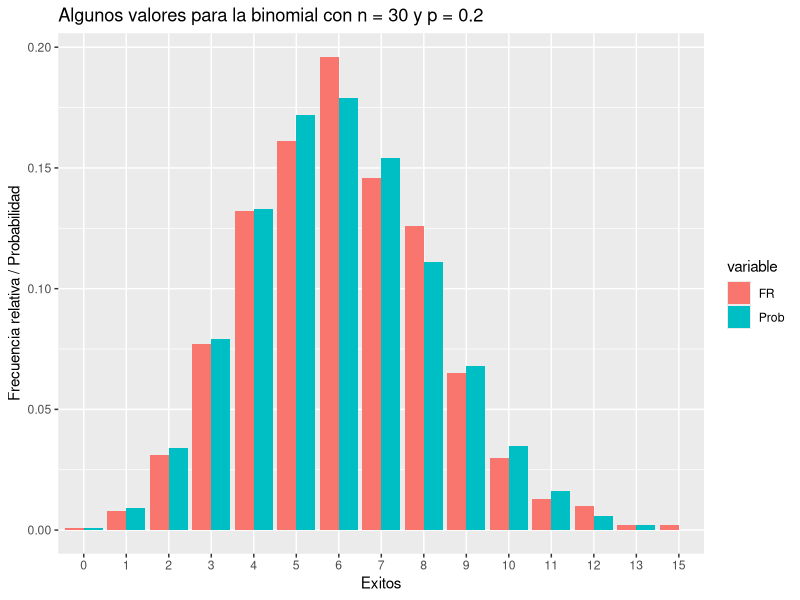
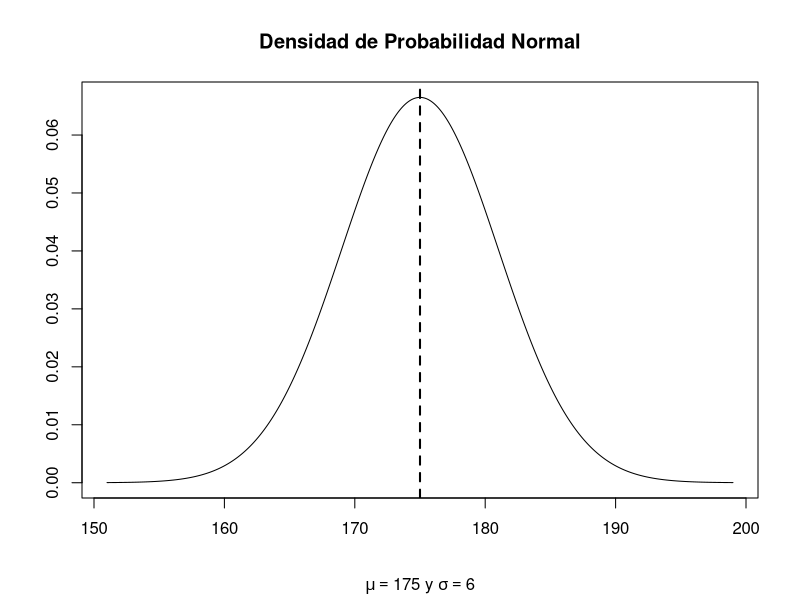
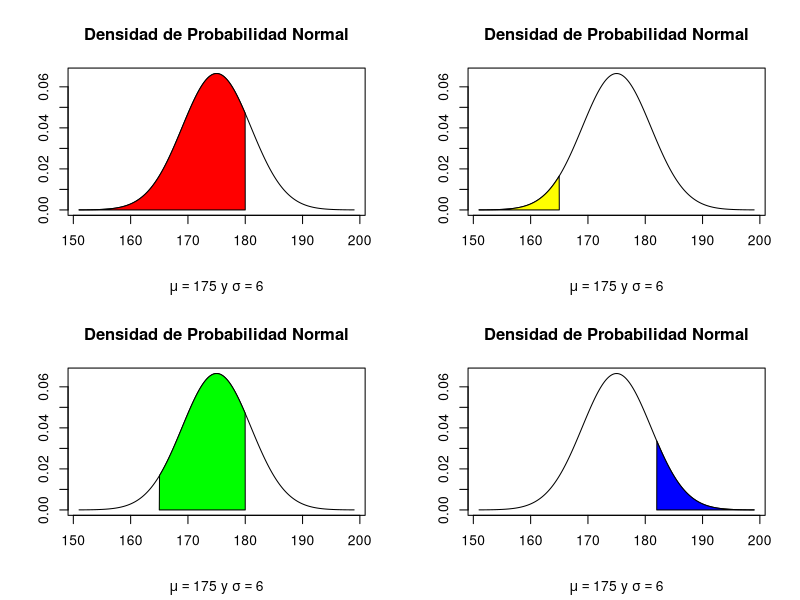
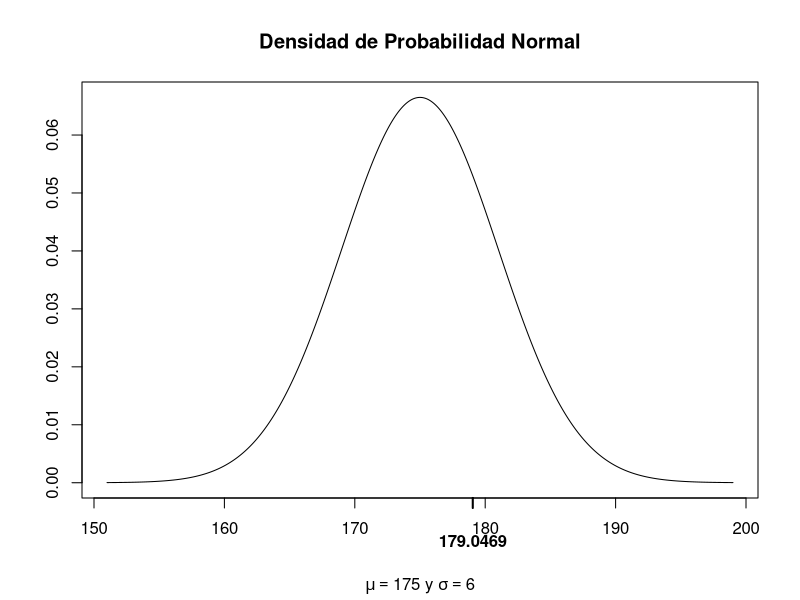
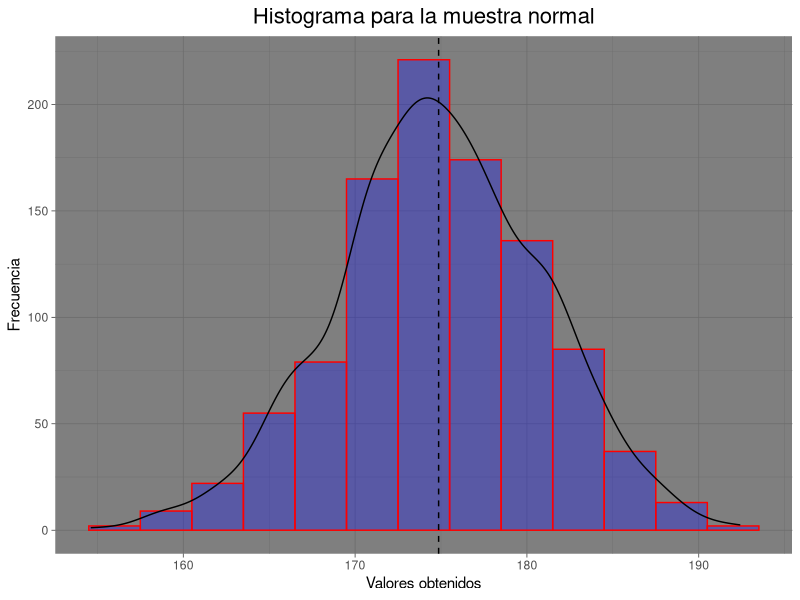
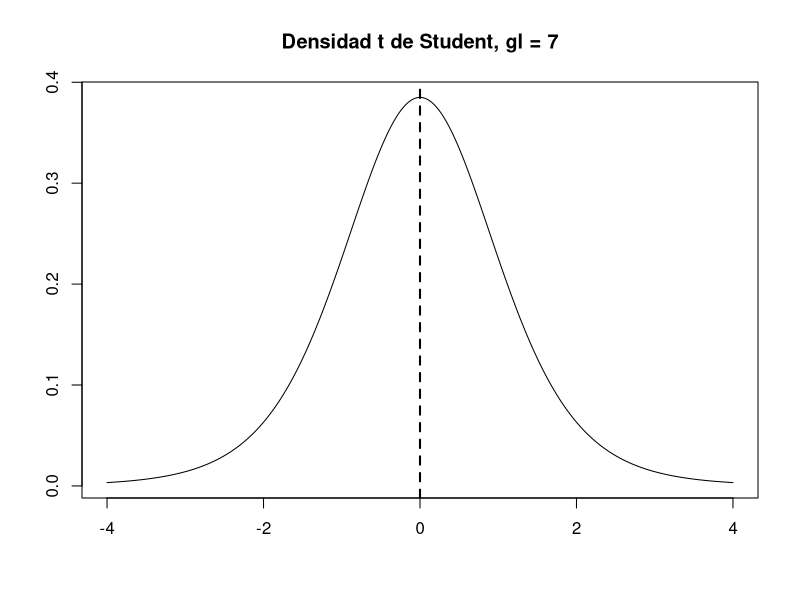
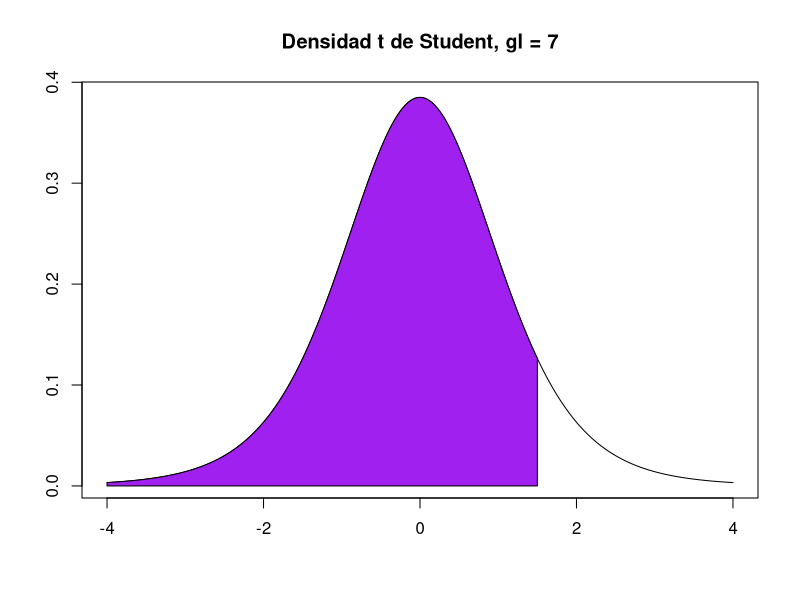
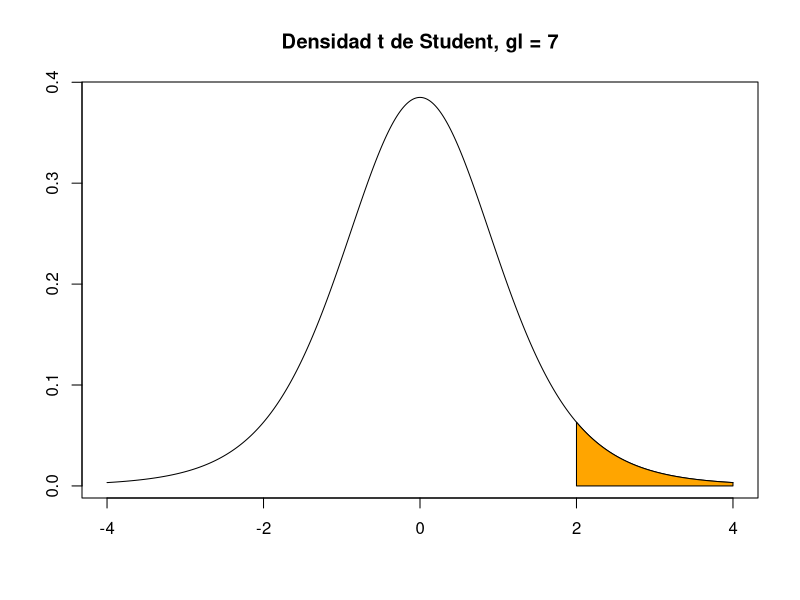

The R source for these figures, in order:
# Distribuciones binomial, normal y t de Student

library(ggplot2)
library(reshape2)

# Distribución binomial

# En `R` para calcular valores de las funciones de probabilidad, distribución 
# o cuantiles de la distribución binomial (discreta), usamos las funciones dbinom,
# pbinom y  qbinom respectivamente. Para generar muestras aleatorias de esta
# distribución utilizamos la función rbinom.

# Consideremos un experimento binomial con n = 30 pruebas 
# idénticas e independientes, en donde la probabilidad de éxito en cada prueba
# es p = 0.2 (parámetros n = 30 y p = 0.2)

#### Función de probabilidad

# Para obtener P(X = 20), es decir, la probabilidad de observar
# 20 éxitos exactamente, en `R` ejecutamos

dbinom(x = 20, size = 30, prob = 0.2)

#### Función de distribución

# Para obtener P(X <= 20), es decir, la probabilidad de observar
# a lo más 20 éxitos, en `R` corremos

pbinom(q = 20, size = 30, prob = 0.2)

# Para encontrar el valor más pequeño b tal que P(X <= b) >= 0.35,
# es decir, el cuantil de orden 0.35, usamos

#### Cuantiles

qbinom(p = 0.35, size = 30, prob = 0.2) # b = 5

pbinom(q = 4, size = 30, prob = 0.2) # P(X <= 4) = 0.2552 < 0.35
pbinom(q = 5, size = 30, prob = 0.2) # P(X <= 5) = 0.4275 >= 0.35
pbinom(q = 6, size = 30, prob = 0.2) # P(X <= 6) = 0.6070 >= 0.35

#### Muestras aleatorias

# Para obtener una muestra aleatoria de tamaño n = 1000, de la
# distribución binomial con parámetros como especificamos,
# hacemos

set.seed(4857) # Establecemos una semilla, para poder reproducir la muestra en el futuro
muestra <- rbinom(n = 1000, size = 30, prob = 0.2)
length(muestra); muestra[1:3]

# Podemos observar las frecuencias absolutas de los distintos valores
# obtenidos

as.data.frame(table(muestra))

# También podemos observar las frecuencias relativas

(df1 <- as.data.frame(table(muestra)/length(muestra)))

valg <- as.character(df1$muestra) # distintos valores generados por rbinom
(valg <- as.numeric(valg)) # Convertimos a números

# Las frecuencias relativas son muy parecidas a las siguientes probabilidades

(v1 <- round(sapply(valg, dbinom, size = 30, p = 0.2), 3))

# Combinamos df1 y v1 en un único data frame

(df2 <- cbind(df1, v1))
(names(df2) <- c("Exitos", "FR", "Prob"))

(df2 <- melt(df2)) # función del paquete reshape2

# Las frecuencias relativas son muy parecidas a las probabilidades.

ggplot(df2, aes(x = Exitos, y = value, fill = variable)) + 
  geom_bar (stat="identity", position = "dodge") + # Funciones del paquete ggplot2
  labs(y = "Frecuencia relativa / Probabilidad", 
       title = "Algunos valores para la binomial con n = 30 y p = 0.2")

# Distribución normal

# En `R` para calcular valores de las funciones de densidad, distribución 
# o cuantiles de la distribución normal (continua), usamos las funciones dnorm,
# pnorm y  qnorm respectivamente. Para generar muestras aleatorias de esta
# distribución utilizamos la función rnorm.

# Consideremos una variable aleatoria (v.a.) X que se distribuye como normal
# con media 175 y desviación estándar 6 (parámetros mu = 175 y sigma = 6)

#### Función de densidad

x <- seq(-4, 4, 0.01)*6 + 175 # Algunos posibles valores que puede tomar la v.a. X (mínimo: mu-4sigma, máximo: mu+4sigma)
y <- dnorm(x, mean = 175, sd = 6) # Valores correspondientes de la función de densidad de probabilidad

plot(x, y, type = "l", xlab = "", ylab = "")
title(main = "Densidad de Probabilidad Normal", sub = expression(paste(mu == 175, " y ", sigma == 6)))
abline(v = 175, lwd = 2, lty = 2) # La media es 175 

#### Función de distribución

# Para obtener P(X <= 180), es decir, la probabilidad de que X tome un valor
# menor o igual a 180, ejecutamos

pnorm(q = 180, mean = 175, sd = 6)

par(mfrow = c(2, 2))
# Observemos la región que corresponde a esta probabilidad en la siguiente gráfica en color rojo

plot(x, y, type = "l", xlab = "", ylab = "")
title(main = "Densidad de Probabilidad Normal", sub = expression(paste(mu == 175, " y ", sigma == 6)))

polygon(c(min(x), x[x<=180], 180), c(0, y[x<=180], 0), col="red")

# Para obtener P(X <= 165), es decir, la probabilidad de que X tome un valor
# menor o igual a 165, ejecutamos

pnorm(q = 165, mean = 175, sd = 6)

# Observemos la región que corresponde a esta probabilidad en la siguiente gráfica en color amarillo

plot(x, y, type = "l", xlab = "", ylab = "")
title(main = "Densidad de Probabilidad Normal", sub = expression(paste(mu == 175, " y ", sigma == 6)))

polygon(c(min(x), x[x<=165], 165), c(0, y[x<=165], 0), col="yellow")

# Para obtener P(165 <= X <= 180), es decir, la probabilidad de que X tome un valor
# mayor o igual a 165 y menor o igual a 180, debemos correr

pnorm(q = 180, mean = 175, sd = 6) - pnorm(q = 165, mean = 175, sd = 6)

# Observemos la región que corresponde a esta probabilidad en la siguiente gráfica en color verde

plot(x, y, type = "l", xlab="", ylab="")
title(main = "Densidad de Probabilidad Normal", sub = expression(paste(mu == 175, " y ", sigma == 6)))

polygon(c(165, x[x>=165 & x<=180], 180), c(0, y[x>=165 & x<=180], 0), col="green")

# Para obtener P(X >= 182), es decir, la probabilidad de que X tome un valor
# mayor o igual a 182, una alternativa es 

pnorm(q = 182, mean = 175, sd = 6, lower.tail = FALSE)

# Observemos la región que corresponde a esta probabilidad en la siguiente gráfica en color azul

plot(x, y, type = "l", xlab="", ylab="")
title(main = "Densidad de Probabilidad Normal", sub = expression(paste(mu == 175, " y ", sigma == 6)))

polygon(c(182, x[x>=182], max(x)), c(0, y[x>=182], 0), col="blue")

dev.off() # Para mostrar solo una gráfica

#### Cuantiles

# Para encontrar el número b, tal que P(X <= b) = 0.75, es decir,
# el cuantil de orden 0.75, ejecutamos

(b <- qnorm(p = 0.75, mean = 175, sd = 6)) 

# Comprobamos

pnorm(b, 175, 6)

# El cuantil se encuentra en el eje de medición (eje horizontal)

plot(x, y, type = "l", xlab="", ylab="")
title(main = "Densidad de Probabilidad Normal", sub = expression(paste(mu == 175, " y ", sigma == 6)))

axis(side = 1, at = b, font = 2, padj = 1, lwd = 2)

#### Muestras aleatorias

# Para generar una muestra aleatoria de tamaño n = 1000 de la v.a. X
# corremos la siguiente instrucción

set.seed(7563) # Para poder reproducir la muestra en el futuro
muestra <- rnorm(n = 1000, mean = 175, sd = 6)
length(muestra); mdf <- as.data.frame(muestra)
tail(mdf)

# Observamos que el histograma de la muestra generada tiene forma de campana
# Similar a la densidad de una normal

ggplot(mdf, aes(muestra)) + 
  geom_histogram(colour = 'red', 
                 fill = 'blue',
                 alpha = 0.3, # Intensidad del color fill
                 binwidth = 3) + 
  geom_density(aes(y = 3*..count..))+
  geom_vline(xintercept = mean(mdf$muestra), linetype="dashed", color = "black") + 
  ggtitle('Histograma para la muestra normal') + 
  labs(x = 'Valores obtenidos', y = 'Frecuencia')+
  theme_dark() +
  theme(plot.title = element_text(hjust = 0.5, size = 16))  

# Distribución t de Student

# En `R` para calcular valores de las funciones de densidad, distribución 
# o cuantiles de la distribución t de Student (continua), usamos las funciones dt,
# pt y  qt respectivamente. Para generar muestras aleatorias de esta
# distribución utilizamos la función rt.

# Consideremos una variable aleatoria (v.a.) T que se distribuye como t
# de Student con 7 grados de libertad (gl) (parámetro gl = 7)

#### Función de densidad

x <- seq(-4, 4, 0.01) # Algunos valores que puede tomar la v.a. T con 7 gl
y <- dt(x, df = 7) # Valores correspondientes de la densidad t de Student con 7 gl
plot(x, y, type = "l", main = "Densidad t de Student, gl = 7", xlab="", ylab="")
abline(v = 0, lwd=2, lty=2)

#### Función de distribución

# Para encontrar P(T <= 1.5), ejecutamos la siguiente instrucción

pt(q = 1.5, df = 7)

# Observemos el área que corresponde a esta probabilidad en la siguiente gráfica

plot(x, y, type = "l", main = "Densidad t de Student, gl = 7", xlab="", ylab="")
polygon(c(min(x), x[x<=1.5], 1.5), c(0, y[x<=1.5], 0), col="purple")

# Para encontrar P(T >= 2), ejecutamos

pt(q = 2, df = 7, lower.tail = FALSE)

# Observemos el área que corresponde a esta probabilidad en la siguiente gráfica

plot(x, y, type = "l", main = "Densidad t de Student, gl = 7", xlab="", ylab="")

polygon(c(2, x[x>=2], max(x)), c(0, y[x>=2], 0), col="orange")

#### Cuantiles

# Para encontrar el número d tal que P(T <= d) = 0.025, es decir, 
# el cuantil de orden 0.025, corremos la siguiente instrucción

(d <- qt(p = 0.025, df = 7))

# comprobamos

pt(q = d, df = 7)

# Mostramos el cuantil contrado en el eje de medición (eje horizonta)

plot(x, y, type = "l", main = "Densidad t de Student, gl = 7", xlab="", ylab="")
axis(side = 1, at = d, font = 2, padj = 1, lwd = 2)

#### Muestras aleatorias

# Para generar una muestra aleatoria de tamaño n = 1000 de la v.a. T
# corremos la siguiente instrucción

set.seed(777) # Para poder reproducir la muestra en el futuro
muestra <- rt(n = 1000, df = 7)
length(muestra); mdf <- as.data.frame(muestra)
tail(mdf)

# Observamos que el histograma de la muestra generada tiene forma de campana
# similar a la densidad t de Student

ggplot(mdf, aes(muestra)) + 
  geom_histogram(colour = 'green', 
                 fill = 'orange',
                 alpha = 0.7, # Intensidad del color fill
                 binwidth = 0.5) + 
  geom_density(aes(y = 0.5*..count..))+
  geom_vline(xintercept = mean(mdf$muestra), linetype="dashed", color = "black") + 
  ggtitle('Histograma para la muestra t de Student') + 
  labs(x = 'Valores obtenidos', y = 'Frecuencia')+
  theme_light() +
  theme(plot.title = element_text(hjust = 0.5, size = 16))  

